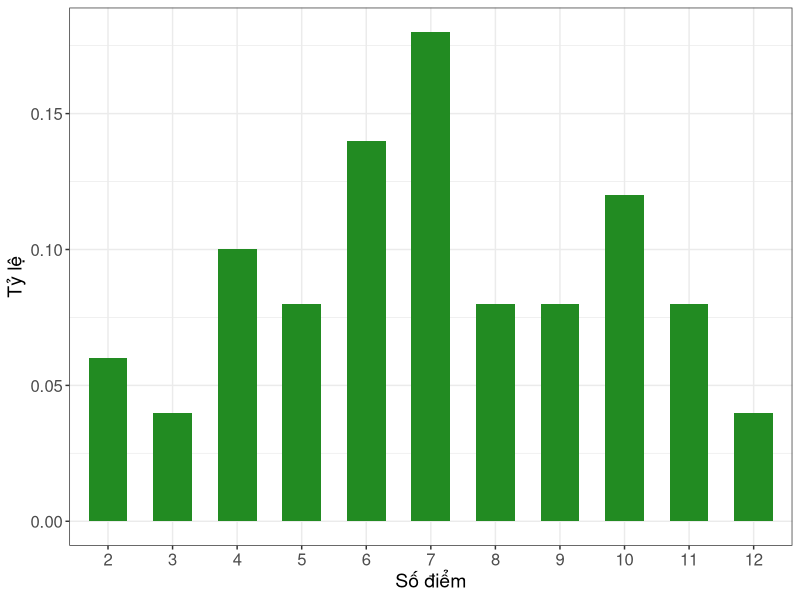
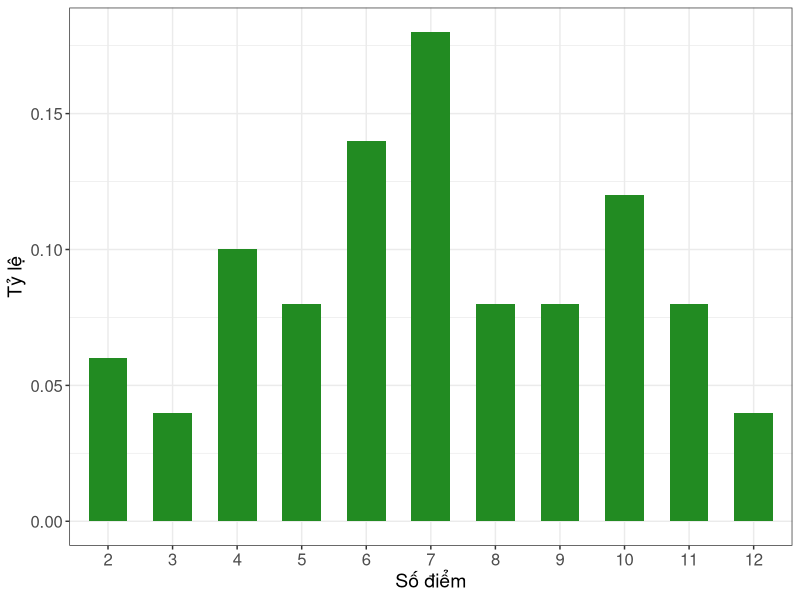

Here is the R script that generated these plots, in order:
library(ggplot2)

dices <- c(1:6)
n <- 50
sample_dice <- sample(dices, size = n*2, replace = TRUE)
results_dices <- factor(rowSums(matrix(sample_dice, ncol = 2)),
                        levels = c(2:12))
results_dices

data_dices <- data.frame(prop.table(table(results_dices)))
data_dices


ggplot(data = data_dices, mapping = aes(x = results_dices, y = Freq)) +
  geom_bar(stat = "identity", fill = "forestgreen", width = 0.6) +
  labs(x = "Số điểm", y = "Tỷ lệ") +
  theme_bw() +
  theme(axis.title = element_text(size = 14),
        axis.text = element_text(size = 12))
ggsave(filename = "barplot_dices.png", width = 9, height = 6)

